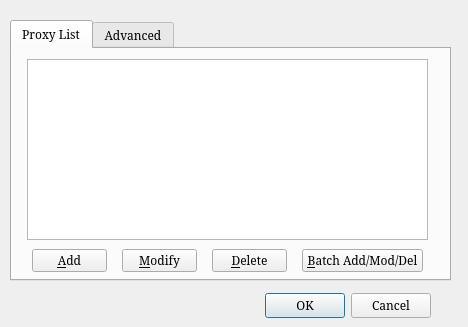
<?xml version="1.0" encoding="UTF-8"?>
<ui version="4.0">
 <class>Dialog_Config</class>
 <widget class="QDialog" name="Dialog_Config">
  <property name="geometry">
   <rect>
    <x>0</x>
    <y>0</y>
    <width>468</width>
    <height>327</height>
   </rect>
  </property>
  <property name="font">
   <font>
    <family>SimSun</family>
    <pointsize>9</pointsize>
   </font>
  </property>
  <property name="windowTitle">
   <string>PPS Settings</string>
  </property>
  <widget class="QDialogButtonBox" name="buttonBox">
   <property name="geometry">
    <rect>
     <x>90</x>
     <y>290</y>
     <width>341</width>
     <height>32</height>
    </rect>
   </property>
   <property name="orientation">
    <enum>Qt::Horizontal</enum>
   </property>
   <property name="standardButtons">
    <set>QDialogButtonBox::Cancel|QDialogButtonBox::Ok</set>
   </property>
  </widget>
  <widget class="QTabWidget" name="tabWidget">
   <property name="geometry">
    <rect>
     <x>10</x>
     <y>20</y>
     <width>441</width>
     <height>261</height>
    </rect>
   </property>
   <property name="currentIndex">
    <number>0</number>
   </property>
   <widget class="QWidget" name="tab_proxy">
    <attribute name="title">
     <string>Proxy List</string>
    </attribute>
    <widget class="QPushButton" name="btn_del">
     <property name="geometry">
      <rect>
       <x>200</x>
       <y>200</y>
       <width>75</width>
       <height>23</height>
      </rect>
     </property>
     <property name="text">
      <string>&amp;Delete</string>
     </property>
    </widget>
    <widget class="QPushButton" name="btn_add_proxy">
     <property name="geometry">
      <rect>
       <x>20</x>
       <y>200</y>
       <width>75</width>
       <height>23</height>
      </rect>
     </property>
     <property name="text">
      <string>&amp;Add</string>
     </property>
    </widget>
    <widget class="QTableView" name="tableView">
     <property name="geometry">
      <rect>
       <x>15</x>
       <y>10</y>
       <width>401</width>
       <height>181</height>
      </rect>
     </property>
    </widget>
    <widget class="QPushButton" name="btn_mod">
     <property name="geometry">
      <rect>
       <x>110</x>
       <y>200</y>
       <width>75</width>
       <height>23</height>
      </rect>
     </property>
     <property name="text">
      <string>&amp;Modify</string>
     </property>
    </widget>
    <widget class="QPushButton" name="btn_batch">
     <property name="geometry">
      <rect>
       <x>290</x>
       <y>200</y>
       <width>121</width>
       <height>23</height>
      </rect>
     </property>
     <property name="text">
      <string>&amp;Batch Add/Mod/Del</string>
     </property>
    </widget>
   </widget>
   <widget class="QWidget" name="tab_advanced">
    <attribute name="title">
     <string>Advanced</string>
    </attribute>
    <widget class="QLabel" name="label_cmd">
     <property name="geometry">
      <rect>
       <x>20</x>
       <y>60</y>
       <width>81</width>
       <height>20</height>
      </rect>
     </property>
     <property name="text">
      <string>Proxy Tool</string>
     </property>
    </widget>
    <widget class="QComboBox" name="comboBox_cmd">
     <property name="geometry">
      <rect>
       <x>100</x>
       <y>60</y>
       <width>91</width>
       <height>22</height>
      </rect>
     </property>
     <item>
      <property name="text">
       <string>3proxy</string>
      </property>
     </item>
     <item>
      <property name="text">
       <string>polipo</string>
      </property>
     </item>
     <item>
      <property name="text">
       <string>ip_relay</string>
      </property>
     </item>
    </widget>
    <widget class="QLabel" name="label_localport">
     <property name="geometry">
      <rect>
       <x>20</x>
       <y>100</y>
       <width>81</width>
       <height>20</height>
      </rect>
     </property>
     <property name="text">
      <string>Local Port</string>
     </property>
    </widget>
    <widget class="QLineEdit" name="le_localport">
     <property name="geometry">
      <rect>
       <x>100</x>
       <y>100</y>
       <width>61</width>
       <height>20</height>
      </rect>
     </property>
     <property name="inputMethodHints">
      <set>Qt::ImhDigitsOnly</set>
     </property>
     <property name="text">
      <string>8888</string>
     </property>
     <property name="maxLength">
      <number>5</number>
     </property>
    </widget>
    <widget class="QLabel" name="label_debug">
     <property name="geometry">
      <rect>
       <x>20</x>
       <y>180</y>
       <width>71</width>
       <height>20</height>
      </rect>
     </property>
     <property name="text">
      <string>Debug Mode</string>
     </property>
    </widget>
    <widget class="QCheckBox" name="checkBox_debug">
     <property name="geometry">
      <rect>
       <x>100</x>
       <y>180</y>
       <width>251</width>
       <height>21</height>
      </rect>
     </property>
     <property name="text">
      <string>Show &amp;debug info in console</string>
     </property>
    </widget>
    <widget class="QLabel" name="label_lang">
     <property name="geometry">
      <rect>
       <x>20</x>
       <y>20</y>
       <width>51</width>
       <height>20</height>
      </rect>
     </property>
     <property name="text">
      <string>Language</string>
     </property>
    </widget>
    <widget class="QComboBox" name="comboBox_lang">
     <property name="geometry">
      <rect>
       <x>100</x>
       <y>20</y>
       <width>141</width>
       <height>22</height>
      </rect>
     </property>
     <item>
      <property name="text">
       <string>简体中文</string>
      </property>
     </item>
     <item>
      <property name="text">
       <string>English</string>
      </property>
     </item>
    </widget>
    <widget class="QLabel" name="label_2">
     <property name="geometry">
      <rect>
       <x>200</x>
       <y>60</y>
       <width>211</width>
       <height>31</height>
      </rect>
     </property>
     <property name="text">
      <string>(Don't change this in normal use)</string>
     </property>
     <property name="wordWrap">
      <bool>true</bool>
     </property>
    </widget>
    <widget class="QLabel" name="label_show_welcome">
     <property name="geometry">
      <rect>
       <x>20</x>
       <y>140</y>
       <width>71</width>
       <height>20</height>
      </rect>
     </property>
     <property name="text">
      <string>Show Welcome</string>
     </property>
    </widget>
    <widget class="QCheckBox" name="checkBox_show_welcome">
     <property name="geometry">
      <rect>
       <x>100</x>
       <y>140</y>
       <width>251</width>
       <height>21</height>
      </rect>
     </property>
     <property name="text">
      <string>Show &amp;welcome info when program start</string>
     </property>
    </widget>
   </widget>
  </widget>
 </widget>
 <tabstops>
  <tabstop>btn_add_proxy</tabstop>
  <tabstop>btn_mod</tabstop>
  <tabstop>btn_del</tabstop>
  <tabstop>btn_batch</tabstop>
  <tabstop>tableView</tabstop>
  <tabstop>comboBox_lang</tabstop>
  <tabstop>comboBox_cmd</tabstop>
  <tabstop>le_localport</tabstop>
  <tabstop>checkBox_show_welcome</tabstop>
  <tabstop>checkBox_debug</tabstop>
  <tabstop>buttonBox</tabstop>
  <tabstop>tabWidget</tabstop>
 </tabstops>
 <resources/>
 <connections>
  <connection>
   <sender>buttonBox</sender>
   <signal>accepted()</signal>
   <receiver>Dialog_Config</receiver>
   <slot>accept()</slot>
   <hints>
    <hint type="sourcelabel">
     <x>248</x>
     <y>294</y>
    </hint>
    <hint type="destinationlabel">
     <x>157</x>
     <y>274</y>
    </hint>
   </hints>
  </connection>
  <connection>
   <sender>buttonBox</sender>
   <signal>rejected()</signal>
   <receiver>Dialog_Config</receiver>
   <slot>reject()</slot>
   <hints>
    <hint type="sourcelabel">
     <x>316</x>
     <y>300</y>
    </hint>
    <hint type="destinationlabel">
     <x>286</x>
     <y>274</y>
    </hint>
   </hints>
  </connection>
 </connections>
</ui>
